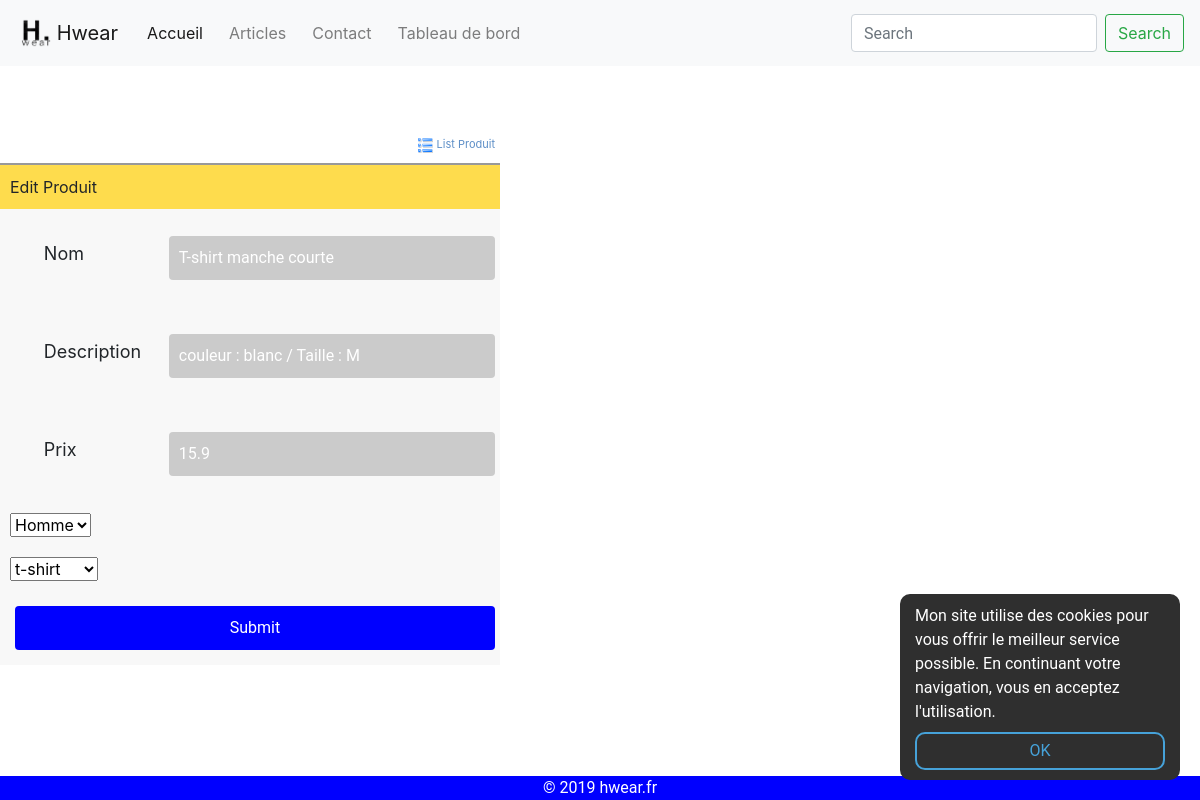
Before: /crud/edit_produits.php?id=1 (signed in) with the older database file.
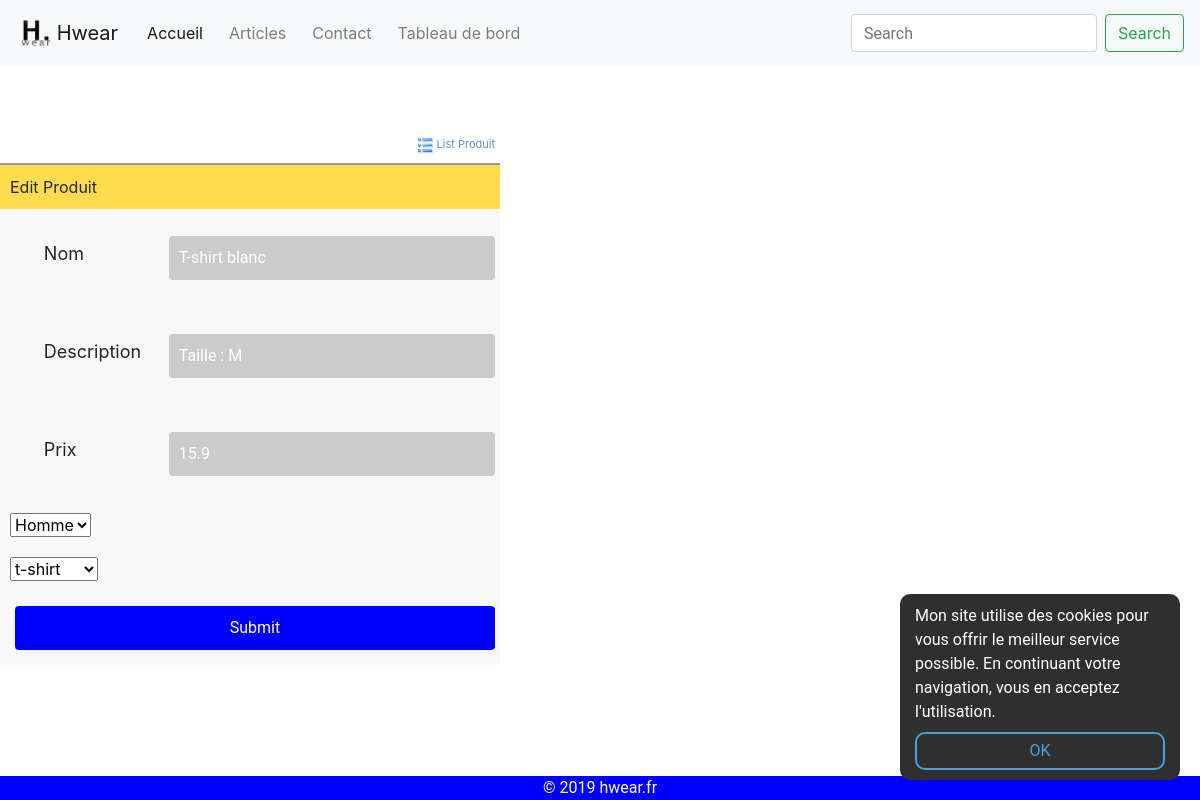
After: the same page with the newer database file.
### tables this page shows
CREATE TABLE IF NOT EXISTS `produits` (
  `id` int(11) NOT NULL AUTO_INCREMENT,
  `nom` varchar(255) NOT NULL,
  `description` varchar(255) NOT NULL,
  `prix` float NOT NULL,
  `logo` varchar(255) NOT NULL DEFAULT 'default.png',
  `id_categorie` int(11) NOT NULL,
  `id_sous_categorie` int(11) NOT NULL,
  `id_admin` int(11) NOT NULL DEFAULT '1',
  `confirme` int(11) NOT NULL DEFAULT '0',
  PRIMARY KEY (`id`),
  KEY `FK_produit_id_sous_categories` (`id_sous_categorie`),
  KEY `FK_produit_id_admin` (`id_admin`)
);

### include/require.php (called while the page is built, shortened)
<?php
$base = dirname(__FILE__);
require_once($base . "/class/Bdd.php");
require_once($base . "/class/Panier.php");
require_once($base . "/class/Produit.php");
require_once($base . "/class/User.php");
require_once($base . "/head.php");
require_once($base . "/header.php");

### crud/edit_produits.php (called while the page is built, shortened)
<?php
$titleAdminCrud = "Edition du CRUD Produit";
require_once("../include/require.php");
$prod = Produit::getProduit($_GET["id"]);
require_once("views/edit_produits.view.php");
require_once('../include/footer.php');
?>

### include/class/Bdd.php (called while the page is built, shortened)
<?php
class Bdd
{
    private static $_instance = null;
    private function __construct()
    {
        $this->conn = new PDO('mysql:host=localhost;dbname=hwear;charset=utf8', 'root', '', array(PDO::ATTR_ERRMODE => PDO::ERRMODE_EXCEPTION));
    }
    public static function getInstance()
    {
        if (!static::$_instance) {
            static::$_instance = new Bdd();
        }
        return static::$_instance;
    }
}

### include/class/Produit.php (called while the page is built, shortened)
<?php
class Produit extends Bdd
{
    public static function getProduit($idProduit)
    {
        return Bdd::getInstance()->conn->query('SELECT * FROM `produits` WHERE `id` = "' . $idProduit . '"')->fetchObject();
    }
}

### crud/views/edit_produits.view.php (the view, shortened to what this page needs)
<div class="content">
    <form name="frmUser" method="post" action="">
        <div style="width:500px;">
            <div style="padding-bottom:5px;">
                <a style="display: block; text-align: right" href="index.php" class="link">
                    <img alt='List' title='List'
                         src='images/list.png' width='15px' height='15px'/> List
                    Produit</a></div>
            <table border="0" style="width: 500px;" class="tblSaveForm" aria-describedby="mes produits">
                <tr class="tableheader">
                    <td colspan="2">Edit Produit</td>
                </tr>
                <tr>
                    <td><label>Nom</label></td>
                    <td><input type="text" name="nom" class="txtField" value="<?php echo $prod->nom; ?>"></td>
                </tr>
                <tr>
                    <td><label>Description</label></td>
                    <td><input type="text" name="description" class="txtField"
                               value="<?php echo $prod->description; ?>"></td>
                </tr>
                <tr>
                    <td><label>Prix</label></td>
                    <td><input type="text" name="prix" class="txtField" value="<?php echo $prod->prix; ?>"></td>
                </tr>
                <tr>
                    <td>
                        <select name="category">
                            <?php
                            foreach (Bdd::getInstance()->conn->query('SELECT * FROM categories') as $row) {
                                echo '<option value="' . $row['id'] . '">' . $row['nom'] . '</option>';
                            }
                            ?>
                        </select></td>
                </tr>
                <tr>
                    <td>
                        <select name="souscategory">
                            <?php
                            foreach (Bdd::getInstance()->conn->query('SELECT * FROM sous_categories') as $row) {
                                echo '<option value="' . $row['id'] . '">' . $row['nom'] . '</option>';
                            }
                            ?>
                        </select></td>
                </tr>
                <tr>
                    <td colspan="2"><input type="submit" name="submit" value="Submit" class="btnSubmit"></td>
                </tr>
            </table>
        </div>
    </form>
</div>

### include/head.php (shortened to what this page needs)
<!DOCTYPE html>
<html lang="fr">
<head>
    <?php if (isset($titleAdminCrud)) { ?>
    <link rel="stylesheet" href="../lib/bootstrap/bootstrap.min.css">
    <link type="text/css" rel="stylesheet" href="../include/style.css">
    <link rel="stylesheet" href="lib/autres/gck5swo.css">
    <link rel="stylesheet" href="lib/sweetalert/sweetalert.css">
    <?php } ?>
</head>

### include/header.php (shortened to what this page needs)
<?php require_once('require.php');
?>
<body>
<nav class="navbar navbar-expand-lg navbar-light bg-light">
    <a class="navbar-brand" href="#">
        <?php if (isset($titleAdminCrud)) { ?>
            <img width="30px" src="../ressources/logo.png" class="d-inline-block align-top" alt="">
        <?php } else { ?>
            <img width="30px" src="ressources/logo.png" class="d-inline-block align-top" alt="">
        <?php } ?>
        Hwear
    </a>
    <div class="collapse navbar-collapse" id="navbarSupportedContent">
        <ul class="navbar-nav mr-auto">
            <?php if (isset($titleAdminCrud)) { ?>
                <li class="nav-item active">
                    <a class="nav-link" href="../index.php">Accueil
                        <span class="sr-only">(current)</span></a>
                </li>
                <li class="nav-item">
                    <a class="nav-link" href="../produits.php">Articles</a>
                </li>
                <li class="nav-item">
                    <a class="nav-link" href="../contact.php">Contact</a>
                </li>
                <li class="nav-item">
                    <a class="nav-link" href="../admin.php">Tableau de bord</a>
                </li>
            <?php } ?>
        </ul>
        <form class="form-inline my-2 my-lg-0">
            <input name="search" class="form-control mr-sm-2" type="search" placeholder="Search"
                   aria-label="Search">
            <button class="btn btn-outline-success my-2 my-sm-0" type="submit">Search</button>
        </form>
    </div>
</nav>

### include/footer.php (shortened to what this page needs)
<?php if (!isset($_COOKIE['cdd'])): ?>
    <div class="cookie-alert">
        <p>Mon site utilise des cookies pour vous offrir le meilleur service possible. En continuant votre navigation,
            vous en acceptez l'utilisation.
            <?php if (!isset($titleAdminCrud)) { ?>
            <a href="include/accept_cookie.php">OK</a></p>
        <?php } else { ?>
            <a href="../include/accept_cookie.php">OK</a></p>
        <?php } ?>
    </div>
<?php endif; ?>
<footer>
    <div class="copyright">
        <p style="text-align: center">&copy; 2019 hwear.fr</p>
    </div>
</footer>
</body>
</html>

### include/style.css (style rules this page uses)
html, body { width: 100%; height: 100%; margin: 0; }
a { text-decoration: none; }
label { padding: 0 10px 0 0; font-size: 26px; line-height: 70px; display: none; width: 26px; float: right; }
.content { z-index: -1; width: 100%; margin-top: 70px; }
p { font-family: Roboto; font-weight: normal; padding: 0; margin: 0; }
input[type=text], input[type=password] { background-color: #CBCBCB; color: white; border-style: none; padding: 10px; }
input[type=submit] { background-color: blue; color: white; border: none; padding: 10px; }
input { font-family: Roboto; font-weight: normal; font-size: 16px; }
.logform input, a { margin: 5px; }
input { width: 100%; margin: 5px; }
.tblSaveForm { border-top: 2px #999999 solid; background-color: #f8f8f8; }
.tableheader { background-color: #fedc4d; }
.btnSubmit { background-color: #fd9512; padding: 5px; border-color: #FF6600; border-radius: 4px; color: white; }
.txtField { padding: 5px; border: #fedc4d 1px solid; border-radius: 4px; }
.link { text-decoration: none; color: #5e8fc7; font-size: 11px; }
.cookie-alert { position: fixed; bottom: 20px; right: 20px; border-radius: 10px; background: #2f2f2f; color: #fff; padding: 10px 15px; width: 280px; z-index: 100; }
.cookie-alert a { display: block; text-align: center; padding: 5px 10px; margin: 8px auto 0 auto; border-radius: 10px; background: transparent; border: 2px solid #46A2D9; color: #46A2D9; transition: all .3s ease; }

### crud/views/edit_produits.view.php (style rules this page uses)
label { display: block; padding: 0 100px 0 0; font-size: 18px; }
td { padding: 10px; }

### include/footer.php (style rules this page uses)
footer { padding-top: 50px; position: relative; bottom: 0 }
.copyright { position: fixed; display: block; bottom: 0; color: white; background-color: blue; width: 100%; }

Changed rows visible on the page:
changed produits: nom "T-shirt manche courte" → "T-shirt blanc"; description "couleur : blanc / Taille : M" → "Taille : M"
